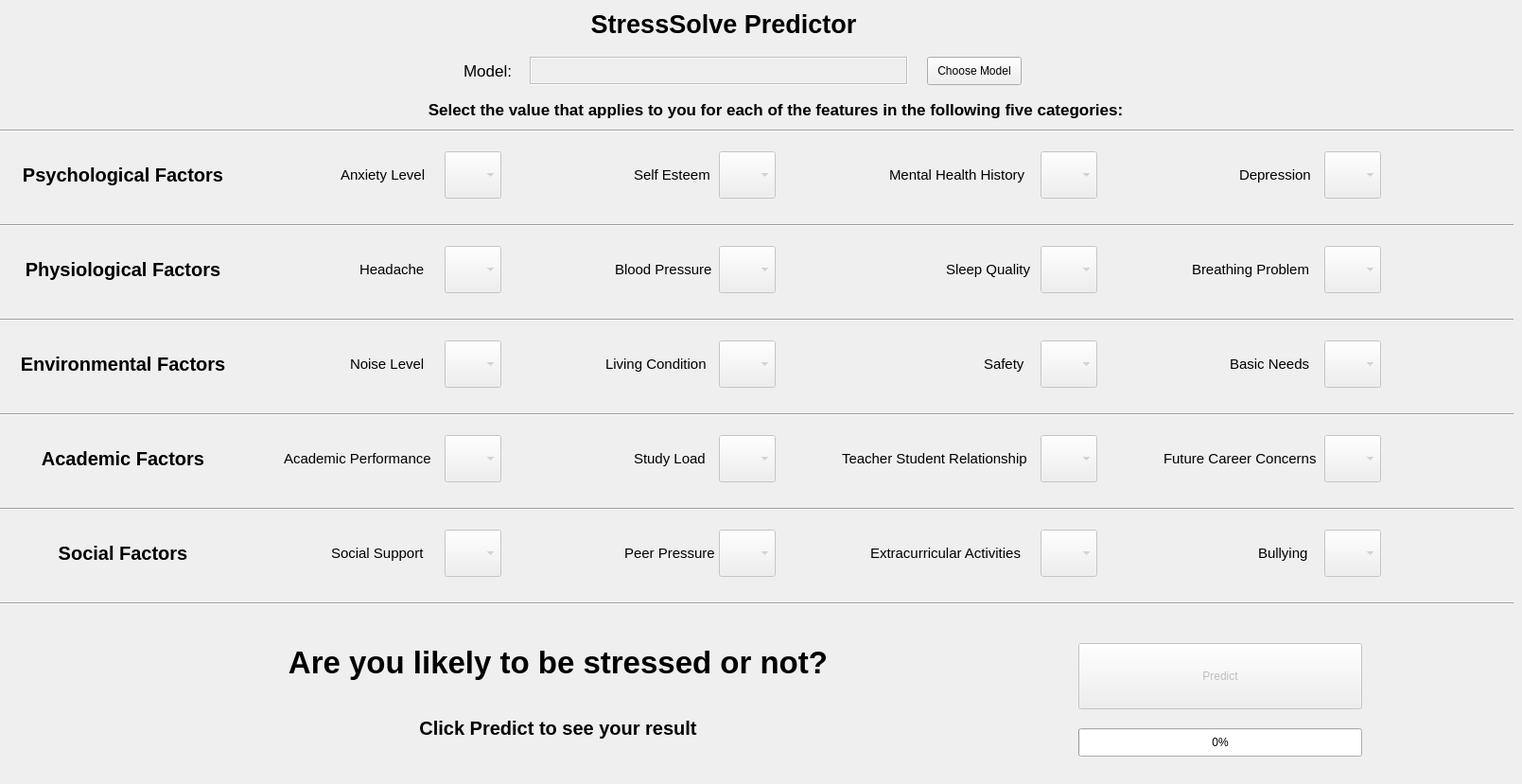
      <widget class="QWidget" name="tabWidgetPage2">
       <attribute name="title">
        <string>Predict Input</string>
       </attribute>
       <widget class="QLabel" name="feature01_Label">
        <property name="geometry">
         <rect>
          <x>360</x>
          <y>160</y>
          <width>200</width>
          <height>50</height>
         </rect>
        </property>
        <property name="font">
         <font>
          <pointsize>11</pointsize>
         </font>
        </property>
        <property name="text">
         <string>Anxiety Level</string>
        </property>
       </widget>
       <widget class="QComboBox" name="feature01">
        <property name="enabled">
         <bool>false</bool>
        </property>
        <property name="geometry">
         <rect>
          <x>470</x>
          <y>160</y>
          <width>60</width>
          <height>50</height>
         </rect>
        </property>
        <property name="font">
         <font>
          <pointsize>11</pointsize>
         </font>
        </property>
       </widget>
       <widget class="QLabel" name="feature02_Label">
        <property name="geometry">
         <rect>
          <x>670</x>
          <y>160</y>
          <width>200</width>
          <height>50</height>
         </rect>
        </property>
        <property name="font">
         <font>
          <pointsize>11</pointsize>
         </font>
        </property>
        <property name="text">
         <string>Self Esteem</string>
        </property>
       </widget>
       <widget class="QComboBox" name="feature02">
        <property name="enabled">
         <bool>false</bool>
        </property>
        <property name="geometry">
         <rect>
          <x>760</x>
          <y>160</y>
          <width>60</width>
          <height>50</height>
         </rect>
        </property>
        <property name="font">
         <font>
          <pointsize>11</pointsize>
         </font>
        </property>
        <property name="currentText">
         <string/>
        </property>
       </widget>
       <widget class="QLabel" name="feature03_Label">
        <property name="geometry">
         <rect>
          <x>940</x>
          <y>160</y>
          <width>200</width>
          <height>50</height>
         </rect>
        </property>
        <property name="font">
         <font>
          <pointsize>11</pointsize>
         </font>
        </property>
        <property name="text">
         <string>Mental Health History</string>
        </property>
       </widget>
       <widget class="QComboBox" name="feature03">
        <property name="enabled">
         <bool>false</bool>
        </property>
        <property name="geometry">
         <rect>
          <x>1100</x>
          <y>160</y>
          <width>60</width>
          <height>50</height>
         </rect>
        </property>
        <property name="font">
         <font>
          <pointsize>11</pointsize>
         </font>
        </property>
       </widget>
       <widget class="QLabel" name="feature04_Label">
        <property name="geometry">
         <rect>
          <x>1310</x>
          <y>160</y>
          <width>200</width>
          <height>50</height>
         </rect>
        </property>
        <property name="font">
         <font>
          <pointsize>11</pointsize>
         </font>
        </property>
        <property name="text">
         <string>Depression</string>
        </property>
       </widget>
       <widget class="QComboBox" name="feature04">
        <property name="enabled">
         <bool>false</bool>
        </property>
        <property name="geometry">
         <rect>
          <x>1400</x>
          <y>160</y>
          <width>60</width>
          <height>50</height>
         </rect>
        </property>
        <property name="font">
         <font>
          <pointsize>11</pointsize>
         </font>
        </property>
       </widget>
       <widget class="QLabel" name="feature05_Label">
        <property name="geometry">
         <rect>
          <x>380</x>
          <y>260</y>
          <width>200</width>
          <height>50</height>
         </rect>
        </property>
        <property name="font">
         <font>
          <pointsize>11</pointsize>
         </font>
        </property>
        <property name="text">
         <string>Headache</string>
        </property>
       </widget>
       <widget class="QComboBox" name="feature05">
        <property name="enabled">
         <bool>false</bool>
        </property>
        <property name="geometry">
         <rect>
          <x>470</x>
          <y>260</y>
          <width>60</width>
          <height>50</height>
         </rect>
        </property>
       </widget>
       <widget class="QLabel" name="feature06_Label">
        <property name="geometry">
         <rect>
          <x>650</x>
          <y>260</y>
          <width>200</width>
          <height>50</height>
         </rect>
        </property>
        <property name="font">
         <font>
          <pointsize>11</pointsize>
         </font>
        </property>
        <property name="text">
         <string>Blood Pressure</string>
        </property>
       </widget>
       <widget class="QComboBox" name="feature06">
        <property name="enabled">
         <bool>false</bool>
        </property>
        <property name="geometry">
         <rect>
          <x>760</x>
          <y>260</y>
          <width>60</width>
          <height>50</height>
         </rect>
        </property>
       </widget>
       <widget class="QLabel" name="feature07_Label">
        <property name="geometry">
         <rect>
          <x>1000</x>
          <y>260</y>
          <width>200</width>
          <height>50</height>
         </rect>
        </property>
        <property name="font">
         <font>
          <pointsize>11</pointsize>
         </font>
        </property>
        <property name="text">
         <string>Sleep Quality</string>
        </property>
       </widget>
       <widget class="QComboBox" name="feature07">
        <property name="enabled">
         <bool>false</bool>
        </property>
        <property name="geometry">
         <rect>
          <x>1100</x>
          <y>260</y>
          <width>60</width>
          <height>50</height>
         </rect>
        </property>
       </widget>
       <widget class="QLabel" name="feature08_Label">
        <property name="geometry">
         <rect>
          <x>1260</x>
          <y>260</y>
          <width>200</width>
          <height>50</height>
         </rect>
        </property>
        <property name="font">
         <font>
          <pointsize>11</pointsize>
         </font>
        </property>
        <property name="text">
         <string>Breathing Problem</string>
        </property>
       </widget>
       <widget class="QComboBox" name="feature08">
        <property name="enabled">
         <bool>false</bool>
        </property>
        <property name="geometry">
         <rect>
          <x>1400</x>
          <y>260</y>
          <width>60</width>
          <height>50</height>
         </rect>
        </property>
       </widget>
       <widget class="QLabel" name="feature09_Label">
        <property name="geometry">
         <rect>
          <x>370</x>
          <y>360</y>
          <width>200</width>
          <height>50</height>
         </rect>
        </property>
        <property name="font">
         <font>
          <pointsize>11</pointsize>
         </font>
        </property>
        <property name="text">
         <string>Noise Level</string>
        </property>
       </widget>
       <widget class="QComboBox" name="feature09">
        <property name="enabled">
         <bool>false</bool>
        </property>
        <property name="geometry">
         <rect>
          <x>470</x>
          <y>360</y>
          <width>60</width>
          <height>50</height>
         </rect>
        </property>
       </widget>
       <widget class="QLabel" name="feature10_Label">
        <property name="geometry">
         <rect>
          <x>640</x>
          <y>360</y>
          <width>200</width>
          <height>50</height>
         </rect>
        </property>
        <property name="font">
         <font>
          <pointsize>11</pointsize>
         </font>
        </property>
        <property name="text">
         <string>Living Condition</string>
        </property>
       </widget>
       <widget class="QComboBox" name="feature10">
        <property name="enabled">
         <bool>false</bool>
        </property>
        <property name="geometry">
         <rect>
          <x>760</x>
          <y>360</y>
          <width>60</width>
          <height>50</height>
         </rect>
        </property>
       </widget>
       <widget class="QLabel" name="feature11_Label">
        <property name="geometry">
         <rect>
          <x>1040</x>
          <y>360</y>
          <width>200</width>
          <height>50</height>
         </rect>
        </property>
        <property name="font">
         <font>
          <pointsize>11</pointsize>
         </font>
        </property>
        <property name="text">
         <string>Safety</string>
        </property>
       </widget>
       <widget class="QComboBox" name="feature11">
        <property name="enabled">
         <bool>false</bool>
        </property>
        <property name="geometry">
         <rect>
          <x>1100</x>
          <y>360</y>
          <width>60</width>
          <height>50</height>
         </rect>
        </property>
       </widget>
       <widget class="QLabel" name="feature12_Label">
        <property name="geometry">
         <rect>
          <x>1300</x>
          <y>360</y>
          <width>200</width>
          <height>50</height>
         </rect>
        </property>
        <property name="font">
         <font>
          <pointsize>11</pointsize>
         </font>
        </property>
        <property name="text">
         <string>Basic Needs</string>
        </property>
       </widget>
       <widget class="QComboBox" name="feature12">
        <property name="enabled">
         <bool>false</bool>
        </property>
        <property name="geometry">
         <rect>
          <x>1400</x>
          <y>360</y>
          <width>60</width>
          <height>50</height>
         </rect>
        </property>
       </widget>
       <widget class="QLabel" name="feature13_Label">
        <property name="geometry">
         <rect>
          <x>300</x>
          <y>460</y>
          <width>200</width>
          <height>50</height>
         </rect>
        </property>
        <property name="font">
         <font>
          <pointsize>11</pointsize>
         </font>
        </property>
        <property name="text">
         <string>Academic Performance</string>
        </property>
       </widget>
       <widget class="QComboBox" name="feature13">
        <property name="enabled">
         <bool>false</bool>
        </property>
        <property name="geometry">
         <rect>
          <x>470</x>
          <y>460</y>
          <width>60</width>
          <height>50</height>
         </rect>
        </property>
       </widget>
       <widget class="QLabel" name="feature14_Label">
        <property name="geometry">
         <rect>
          <x>670</x>
          <y>460</y>
          <width>200</width>
          <height>50</height>
         </rect>
        </property>
        <property name="font">
         <font>
          <pointsize>11</pointsize>
         </font>
        </property>
        <property name="text">
         <string>Study Load</string>
        </property>
       </widget>
       <widget class="QComboBox" name="feature14">
        <property name="enabled">
         <bool>false</bool>
        </property>
        <property name="geometry">
         <rect>
          <x>760</x>
          <y>460</y>
          <width>60</width>
          <height>50</height>
         </rect>
        </property>
       </widget>
       <widget class="QLabel" name="feature15_Label">
        <property name="geometry">
         <rect>
          <x>890</x>
          <y>460</y>
          <width>200</width>
          <height>50</height>
         </rect>
        </property>
        <property name="font">
         <font>
          <pointsize>11</pointsize>
         </font>
        </property>
        <property name="text">
         <string>Teacher Student Relationship</string>
        </property>
       </widget>
       <widget class="QComboBox" name="feature15">
        <property name="enabled">
         <bool>false</bool>
        </property>
        <property name="geometry">
         <rect>
          <x>1100</x>
          <y>460</y>
          <width>60</width>
          <height>50</height>
         </rect>
        </property>
       </widget>
       <widget class="QLabel" name="feature16_Label">
        <property name="geometry">
         <rect>
          <x>1230</x>
          <y>460</y>
          <width>200</width>
          <height>50</height>
         </rect>
        </property>
        <property name="font">
         <font>
          <pointsize>11</pointsize>
         </font>
        </property>
        <property name="text">
         <string>Future Career Concerns</string>
        </property>
       </widget>
       <widget class="QComboBox" name="feature16">
        <property name="enabled">
         <bool>false</bool>
        </property>
        <property name="geometry">
         <rect>
          <x>1400</x>
          <y>460</y>
          <width>60</width>
          <height>50</height>
         </rect>
        </property>
       </widget>
       <widget class="QLabel" name="feature17_Label">
        <property name="geometry">
         <rect>
          <x>350</x>
          <y>560</y>
          <width>200</width>
          <height>50</height>
         </rect>
        </property>
        <property name="font">
         <font>
          <pointsize>11</pointsize>
         </font>
        </property>
        <property name="text">
         <string>Social Support</string>
        </property>
       </widget>
       <widget class="QComboBox" name="feature17">
        <property name="enabled">
         <bool>false</bool>
        </property>
        <property name="geometry">
         <rect>
          <x>470</x>
          <y>560</y>
          <width>60</width>
          <height>50</height>
         </rect>
        </property>
       </widget>
       <widget class="QLabel" name="feature18_Label">
        <property name="geometry">
         <rect>
          <x>660</x>
          <y>560</y>
          <width>200</width>
          <height>50</height>
         </rect>
        </property>
        <property name="font">
         <font>
          <pointsize>11</pointsize>
         </font>
        </property>
        <property name="text">
         <string>Peer Pressure</string>
        </property>
       </widget>
       <widget class="QComboBox" name="feature18">
        <property name="enabled">
         <bool>false</bool>
        </property>
        <property name="geometry">
         <rect>
          <x>760</x>
          <y>560</y>
          <width>60</width>
          <height>50</height>
         </rect>
        </property>
       </widget>
       <widget class="QLabel" name="feature19_Label">
        <property name="geometry">
         <rect>
          <x>920</x>
          <y>560</y>
          <width>200</width>
          <height>50</height>
         </rect>
        </property>
        <property name="font">
         <font>
          <pointsize>11</pointsize>
         </font>
        </property>
        <property name="text">
         <string>Extracurricular Activities</string>
        </property>
       </widget>
       <widget class="QComboBox" name="feature19">
        <property name="enabled">
         <bool>false</bool>
        </property>
        <property name="geometry">
         <rect>
          <x>1100</x>
          <y>560</y>
          <width>60</width>
          <height>50</height>
         </rect>
        </property>
       </widget>
       <widget class="QLabel" name="feature20_Label">
        <property name="geometry">
         <rect>
          <x>1330</x>
          <y>560</y>
          <width>200</width>
          <height>50</height>
         </rect>
        </property>
        <property name="font">
         <font>
          <pointsize>11</pointsize>
         </font>
        </property>
        <property name="text">
         <string>Bullying</string>
        </property>
       </widget>
       <widget class="QComboBox" name="feature20">
        <property name="enabled">
         <bool>false</bool>
        </property>
        <property name="geometry">
         <rect>
          <x>1400</x>
          <y>560</y>
          <width>60</width>
          <height>50</height>
         </rect>
        </property>
       </widget>
       <widget class="QLabel" name="stressedOrNotLabel">
        <property name="geometry">
         <rect>
          <x>190</x>
          <y>650</y>
          <width>800</width>
          <height>100</height>
         </rect>
        </property>
        <property name="font">
         <font>
          <pointsize>25</pointsize>
          <bold>true</bold>
         </font>
        </property>
        <property name="text">
         <string>Are you likely to be stressed or not?</string>
        </property>
        <property name="alignment">
         <set>Qt::AlignmentFlag::AlignCenter</set>
        </property>
       </widget>
       <widget class="QLabel" name="stressedOrNot">
        <property name="geometry">
         <rect>
          <x>190</x>
          <y>720</y>
          <width>800</width>
          <height>100</height>
         </rect>
        </property>
        <property name="font">
         <font>
          <pointsize>15</pointsize>
          <bold>true</bold>
         </font>
        </property>
        <property name="text">
         <string>Click Predict to see your result</string>
        </property>
        <property name="alignment">
         <set>Qt::AlignmentFlag::AlignCenter</set>
        </property>
       </widget>
       <widget class="QPushButton" name="predictButton">
        <property name="enabled">
         <bool>false</bool>
        </property>
        <property name="geometry">
         <rect>
          <x>1140</x>
          <y>680</y>
          <width>300</width>
          <height>70</height>
         </rect>
        </property>
        <property name="text">
         <string>Predict</string>
        </property>
       </widget>
       <widget class="QLabel" name="predictorTabLabel">
        <property name="geometry">
         <rect>
          <x>590</x>
          <y>0</y>
          <width>350</width>
          <height>50</height>
         </rect>
        </property>
        <property name="font">
         <font>
          <pointsize>20</pointsize>
          <bold>true</bold>
         </font>
        </property>
        <property name="text">
         <string>StressSolve Predictor</string>
        </property>
        <property name="alignment">
         <set>Qt::AlignmentFlag::AlignCenter</set>
        </property>
       </widget>
       <widget class="QLabel" name="predictModelPathLabel">
        <property name="geometry">
         <rect>
          <x>490</x>
          <y>60</y>
          <width>71</width>
          <height>30</height>
         </rect>
        </property>
        <property name="font">
         <font>
          <pointsize>13</pointsize>
         </font>
        </property>
        <property name="text">
         <string>Model:</string>
        </property>
       </widget>
       <widget class="QLabel" name="predictModelPath">
        <property name="enabled">
         <bool>false</bool>
        </property>
        <property name="geometry">
         <rect>
          <x>560</x>
          <y>60</y>
          <width>400</width>
          <height>30</height>
         </rect>
        </property>
        <property name="frameShape">
         <enum>QFrame::Shape::Box</enum>
        </property>
        <property name="frameShadow">
         <enum>QFrame::Shadow::Sunken</enum>
        </property>
        <property name="text">
         <string/>
        </property>
       </widget>
       <widget class="QPushButton" name="predictModelChooseButton">
        <property name="geometry">
         <rect>
          <x>980</x>
          <y>60</y>
          <width>100</width>
          <height>30</height>
         </rect>
        </property>
        <property name="text">
         <string>Choose Model</string>
        </property>
       </widget>
       <widget class="QLabel" name="selectNoticeLabel">
        <property name="geometry">
         <rect>
          <x>170</x>
          <y>90</y>
          <width>1300</width>
          <height>51</height>
         </rect>
        </property>
        <property name="font">
         <font>
          <pointsize>13</pointsize>
          <bold>true</bold>
         </font>
        </property>
        <property name="text">
         <string>Select the value that applies to you for each of the features in the following five categories:</string>
        </property>
        <property name="alignment">
         <set>Qt::AlignmentFlag::AlignCenter</set>
        </property>
       </widget>
       <widget class="QLabel" name="psychologicalSectionLabel">
        <property name="geometry">
         <rect>
          <x>20</x>
          <y>160</y>
          <width>220</width>
          <height>50</height>
         </rect>
        </property>
        <property name="font">
         <font>
          <pointsize>15</pointsize>
          <bold>true</bold>
         </font>
        </property>
        <property name="text">
         <string>Psychological Factors</string>
        </property>
        <property name="alignment">
         <set>Qt::AlignmentFlag::AlignCenter</set>
        </property>
       </widget>
       <widget class="Line" name="line_2">
        <property name="geometry">
         <rect>
          <x>0</x>
          <y>130</y>
          <width>1600</width>
          <height>16</height>
         </rect>
        </property>
        <property name="orientation">
         <enum>Qt::Orientation::Horizontal</enum>
        </property>
       </widget>
       <widget class="QLabel" name="physiologicalSectionLabel">
        <property name="geometry">
         <rect>
          <x>20</x>
          <y>260</y>
          <width>220</width>
          <height>50</height>
         </rect>
        </property>
        <property name="font">
         <font>
          <pointsize>15</pointsize>
          <bold>true</bold>
         </font>
        </property>
        <property name="text">
         <string>Physiological Factors</string>
        </property>
        <property name="alignment">
         <set>Qt::AlignmentFlag::AlignCenter</set>
        </property>
       </widget>
       <widget class="Line" name="line_3">
        <property name="geometry">
         <rect>
          <x>0</x>
          <y>230</y>
          <width>1600</width>
          <height>16</height>
         </rect>
        </property>
        <property name="orientation">
         <enum>Qt::Orientation::Horizontal</enum>
        </property>
       </widget>
       <widget class="QLabel" name="environmentalSectionLabel">
        <property name="geometry">
         <rect>
          <x>20</x>
          <y>360</y>
          <width>220</width>
          <height>50</height>
         </rect>
        </property>
        <property name="font">
         <font>
          <pointsize>15</pointsize>
          <bold>true</bold>
         </font>
        </property>
        <property name="text">
         <string>Environmental Factors</string>
        </property>
        <property name="alignment">
         <set>Qt::AlignmentFlag::AlignCenter</set>
        </property>
       </widget>
       <widget class="Line" name="line_5">
        <property name="geometry">
         <rect>
          <x>0</x>
          <y>330</y>
          <width>1600</width>
          <height>16</height>
         </rect>
        </property>
        <property name="orientation">
         <enum>Qt::Orientation::Horizontal</enum>
        </property>
       </widget>
       <widget class="QLabel" name="academicSectionLabel">
        <property name="geometry">
         <rect>
          <x>20</x>
          <y>460</y>
          <width>220</width>
          <height>50</height>
         </rect>
        </property>
        <property name="font">
         <font>
          <pointsize>15</pointsize>
          <bold>true</bold>
         </font>
        </property>
        <property name="text">
         <string>Academic Factors</string>
        </property>
        <property name="alignment">
         <set>Qt::AlignmentFlag::AlignCenter</set>
        </property>
       </widget>
       <widget class="Line" name="line_6">
        <property name="geometry">
         <rect>
          <x>0</x>
          <y>430</y>
          <width>1600</width>
          <height>16</height>
         </rect>
        </property>
        <property name="orientation">
         <enum>Qt::Orientation::Horizontal</enum>
        </property>
       </widget>
       <widget class="QLabel" name="socialSectionLabel">
        <property name="geometry">
         <rect>
          <x>20</x>
          <y>560</y>
          <width>220</width>
          <height>50</height>
         </rect>
        </property>
        <property name="font">
         <font>
          <pointsize>15</pointsize>
          <bold>true</bold>
         </font>
        </property>
        <property name="text">
         <string>Social Factors</string>
        </property>
        <property name="alignment">
         <set>Qt::AlignmentFlag::AlignCenter</set>
        </property>
       </widget>
       <widget class="Line" name="line_7">
        <property name="geometry">
         <rect>
          <x>0</x>
          <y>530</y>
          <width>1600</width>
          <height>16</height>
         </rect>
        </property>
        <property name="orientation">
         <enum>Qt::Orientation::Horizontal</enum>
        </property>
       </widget>
       <widget class="Line" name="line_8">
        <property name="geometry">
         <rect>
          <x>0</x>
          <y>630</y>
          <width>1600</width>
          <height>16</height>
         </rect>
        </property>
        <property name="orientation">
         <enum>Qt::Orientation::Horizontal</enum>
        </property>
       </widget>
       <widget class="QProgressBar" name="progressBar">
        <property name="geometry">
         <rect>
          <x>1140</x>
          <y>770</y>
          <width>300</width>
          <height>30</height>
         </rect>
        </property>
        <property name="value">
         <number>0</number>
        </property>
       </widget>
      </widget>
